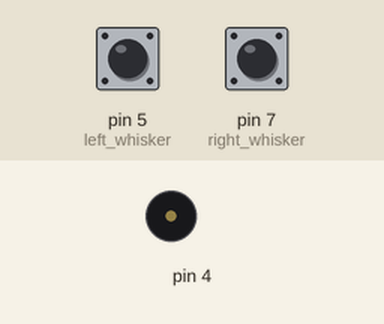
This sketch was run on a simulated Arduino Uno, built with avr-gcc and run on an emulated ATmega328P. Parts: buzzer (waves = sounding). Inputs (shaded band) come from the test bench; at power-on: pin 7 (right_whisker) LOW, pin 5 (left_whisker) HIGH. What the sketch prints to the serial monitor is not drawn.

Above: at 1.2 s.
1.3 s: pin 7 (right_whisker) pulled HIGH for 3.2 s
At 1.3 s:
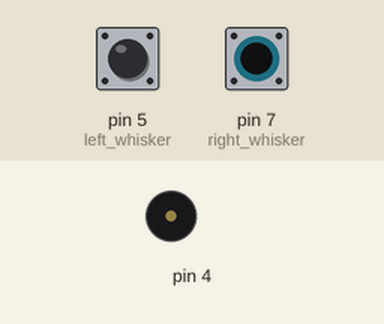
Timing chart, 0 to 12.1 s (numbered marks = the images above; inputs shaded):
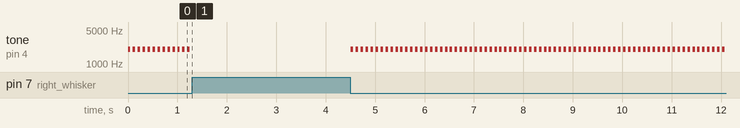

The sketch:

Ch5Activity1_WhiskerTest.ino
```cpp
void setup() {
  // put your setup code here, to run once:
  Serial.begin(9600);
  Serial.println("Starting Whisker Test Program...");

  pinMode(5, INPUT); //left whisker
  pinMode(7, INPUT); //right whisker


}

void loop() {
  // put your main code here, to run repeatedly:

  byte wLeft = digitalRead(5);
  byte wRight = digitalRead(7);

  if ((wLeft == 0) && (wRight == 1)) //left pressed
  {
    tone (4, 1000, 50);
    delay(50);
  }
  else  if ((wLeft == 1) && (wRight == 0)) //right pressed
  {
    tone (4, 2000, 50);
    delay(50);
  }
  else  if ((wLeft == 0) && (wRight == 0)) //both pressed
  {
    tone (4, 3000, 50);
    delay(50);
  }


  Serial.print(wLeft);
  Serial.print(wRight);
  Serial.print("\n");
  delay(50);

}
```
